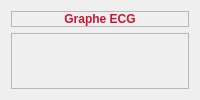
            <widget class="QWidget" name="ecg_page">
             <layout class="QVBoxLayout" name="verticalLayout_7">
              <item alignment="Qt::AlignTop">
               <widget class="QFrame" name="frame_8">
                <property name="sizePolicy">
                 <sizepolicy hsizetype="Expanding" vsizetype="Preferred">
                  <horstretch>0</horstretch>
                  <verstretch>0</verstretch>
                 </sizepolicy>
                </property>
                <property name="frameShape">
                 <enum>QFrame::StyledPanel</enum>
                </property>
                <property name="frameShadow">
                 <enum>QFrame::Raised</enum>
                </property>
                <layout class="QVBoxLayout" name="verticalLayout_8">
                 <property name="leftMargin">
                  <number>0</number>
                 </property>
                 <property name="topMargin">
                  <number>0</number>
                 </property>
                 <property name="rightMargin">
                  <number>0</number>
                 </property>
                 <property name="bottomMargin">
                  <number>0</number>
                 </property>
                 <item alignment="Qt::AlignTop">
                  <widget class="QLabel" name="label_9">
                   <property name="font">
                    <font>
                     <weight>75</weight>
                     <bold>true</bold>
                    </font>
                   </property>
                   <property name="styleSheet">
                    <string notr="true">QLabel{
color : rgb(204,21,51);
}</string>
                   </property>
                   <property name="text">
                    <string>Graphe ECG</string>
                   </property>
                   <property name="alignment">
                    <set>Qt::AlignCenter</set>
                   </property>
                  </widget>
                 </item>
                </layout>
               </widget>
              </item>
              <item>
               <widget class="QFrame" name="plot_frame">
                <property name="sizePolicy">
                 <sizepolicy hsizetype="Expanding" vsizetype="Expanding">
                  <horstretch>0</horstretch>
                  <verstretch>0</verstretch>
                 </sizepolicy>
                </property>
                <property name="frameShape">
                 <enum>QFrame::StyledPanel</enum>
                </property>
                <property name="frameShadow">
                 <enum>QFrame::Raised</enum>
                </property>
                <layout class="QGridLayout" name="gridLayout"/>
               </widget>
              </item>
             </layout>
            </widget>
